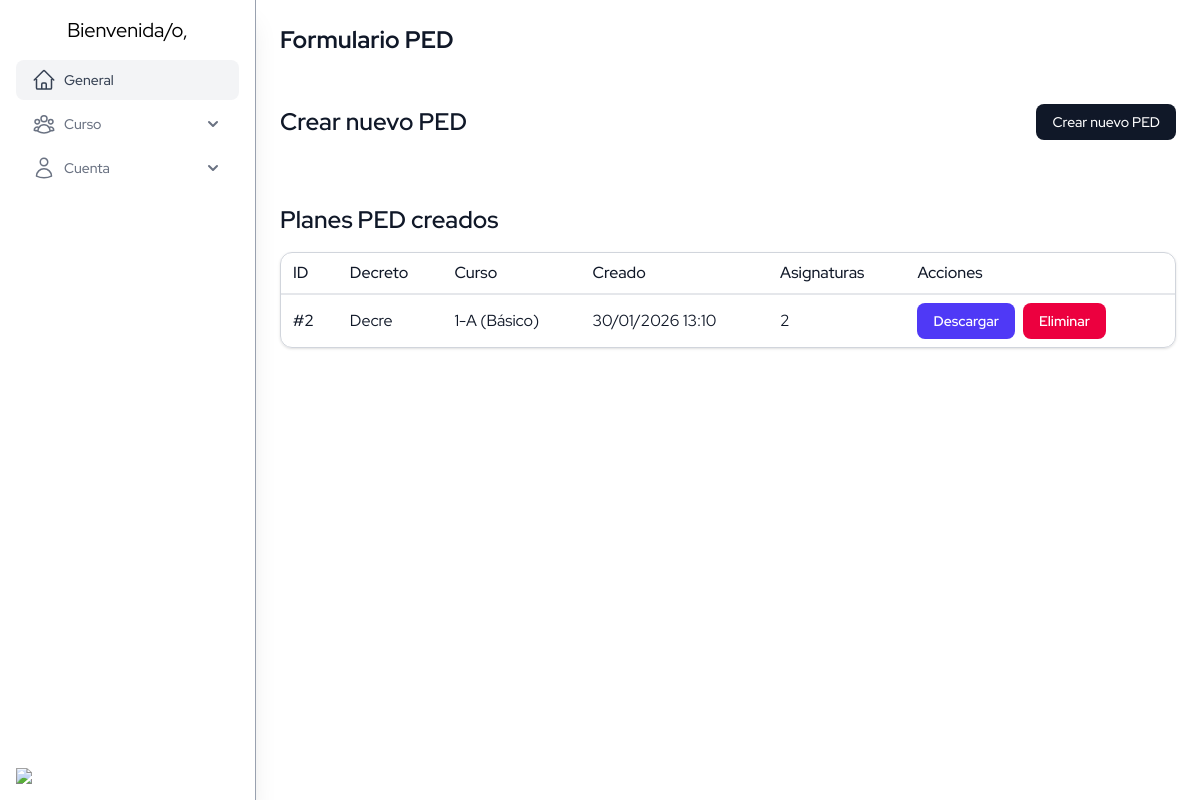
Screenshot of /ped/formulario/ with the database file from the repository.
### ped/models.py (models this page shows, shortened)
class PlanEvaluacion(models.Model):
    decreto = models.ForeignKey(
        Decreto,
        on_delete=models.PROTECT,
        related_name='planes'
    )
    curso = models.ForeignKey(
        Curso,
        on_delete=models.PROTECT,
        related_name='planes_evaluacion',
        null=True,
        blank=True
    )
    objetivo_general = models.TextField(blank=True)
    creado_en = models.DateTimeField(auto_now_add=True)
    actualizado_en = models.DateTimeField(auto_now=True)

class Decreto(models.Model):
    nombre = models.CharField(max_length=150)

### core/models.py (models this page shows, shortened)
class DateTime(models.Model):
    created_at = models.DateTimeField(auto_now_add=True)
    updated_at = models.DateTimeField(auto_now=True)
    class Meta:
        abstract = True

class Curso(DateTime):
    level = models.CharField(max_length=10, choices=Nivel.choices, default=Nivel.BASIC)
    name = models.CharField(max_length=25)
    sala_id = models.ForeignKey(
        Sala, on_delete=models.CASCADE, related_name="sala", null=True
    )

### ped/views.py (the view, shortened to what this page needs)
# urls.py: path("formulario/", views.formulario_view, name="formulario"),
def formulario_view(request):
    decretos = Decreto.objects.all()
    asignaturas = Asignatura.objects.prefetch_related('ejes').all()
    cursos = Curso.objects.all().order_by('name')
    selected_asignaturas = []
    selected_decreto = None
    selected_curso = None
    errors = []
    form_values = request.POST if request.method == "POST" else {}
    planes = PlanEvaluacion.objects.select_related('decreto', 'curso').prefetch_related(
        'plan_asignaturas__asignatura',
        'plan_asignaturas__plan_ejes__eje',
        'objetivos_generales',
    ).order_by('-creado_en')
    context = {
        "page_title": "Formulario PED",
        "decretos": decretos,
        "asignaturas": asignaturas,
        "cursos": cursos,
        "selected_asignaturas": selected_asignaturas,
        "selected_decreto": selected_decreto,
        "selected_curso": selected_curso,
        "errors": errors,
        "form_values": form_values,
        "planes": planes,
        "form_expanded": request.method == "POST" or bool(selected_asignaturas) or bool(errors),
    }
    return render(request, "ped/formulario.html", context)

### core/a.py (called while the page is built)
def estudiantes_global(request):
    student = Estudiante.objects.all()
    users = User.objects.filter(role="TEACHER")
    return {
        'estudiantes': student,
        'users': users
    }

### ped/templatetags/ped_extras.py (called while the page is built)
@register.filter(name="get_value")
def get_value(data, key):
    if not key:
        return ""
    getter = getattr(data, "get", None)
    if callable(getter):
        return getter(key, "")
    if isinstance(data, dict):
        return data.get(key, "")
    return ""

@register.simple_tag(name="field_name")
def field_name(prefix, identifier):
    return f"{prefix}{identifier}"

@register.simple_tag(name="checked_option")
def checked_option(form_data, field_name, value):
    str_value = str(value)
    values = []
    getlist = getattr(form_data, "getlist", None)
    if callable(getlist):
        values = [str(v) for v in getlist(field_name)]
    elif isinstance(form_data, dict):
        current = form_data.get(field_name)
        if isinstance(current, (list, tuple)):
            values = [str(v) for v in current]
        elif current is not None:
            values = [str(current)]
    return str_value in values

### ped/templates/ped/formulario.html (shortened to what this page needs)
{% extends 'base.html' %}
{% load ped_extras %}
{% block content %}
<h1 class="mb-4 text-2xl font-bold text-gray-900 dark:text-white">{{ page_title }}</h1>
<section class="mt-8 flex flex-col">
    <div class="mb-4 flex items-center justify-between">
        <h2 class="text-2xl font-semibold text-gray-900 dark:text-white">Crear nuevo PED</h2>
        <button type="button" id="toggle-formulario" class="block rounded-lg bg-gray-900 px-4 py-2 text-sm font-medium text-white transition hover:bg-gray-800 dark:bg-gray-600 dark:hover:bg-gray-700">
        </button>
    </div>
</section>
<section class="mt-12 flex flex-col">
    <h2 class="mb-4 text-2xl font-semibold text-gray-900 dark:text-white">Planes PED creados</h2>
    {% if planes %}
    <div class="max-h-100 overflow-x-auto rounded-xl border border-gray-300 shadow-sm dark:border-gray-600">
        <table class="min-w-full divide-y-2 divide-gray-200 dark:divide-gray-700">
            <thead class="text-left">
                <tr class="*:font-medium *:text-gray-900 dark:*:text-white">
                    <th class="px-3 py-2 whitespace-nowrap">ID</th>
                    <th class="px-3 py-2 whitespace-nowrap">Decreto</th>
                    <th class="px-3 py-2 whitespace-nowrap">Curso</th>
                    <th class="px-3 py-2 whitespace-nowrap">Creado</th>
                    <th class="px-3 py-2 whitespace-nowrap">Asignaturas</th>
                    <th class="px-3 py-2 whitespace-nowrap">Acciones</th>
                </tr>
            </thead>
            <tbody class="divide-y divide-gray-200 dark:divide-gray-700 dark:bg-gray-900">
                {% for plan in planes %}
                <tr class="*:text-gray-900 *:first:font-medium dark:*:text-white">
                    <td class="px-3 py-2 whitespace-nowrap">#{{ plan.id }}</td>
                    <td class="px-3 py-2 whitespace-nowrap">{{ plan.decreto.nombre }}</td>
                    <td class="px-3 py-2 whitespace-nowrap">
                        {% if plan.curso %}
                            {{ plan.curso.name }} ({{ plan.curso.get_level_display }})
                        {% else %}
                            Sin curso
                        {% endif %}
                    </td>
                    <td class="px-3 py-2 whitespace-nowrap">{{ plan.creado_en|date:"d/m/Y H:i" }}</td>
                    <td class="px-3 py-2 whitespace-nowrap">{{ plan.plan_asignaturas.count }}</td>
                    <td class="px-3 py-2 whitespace-nowrap">
                        <div class="flex flex-wrap gap-2">
                            <a class="inline-block rounded-lg bg-indigo-600 px-4 py-2 text-sm font-semibold text-white hover:bg-indigo-700"
                                href="{% url 'ped:plan_pdf' plan.id %}" download>
                                Descargar
                            </a>
                            <form method="post" action="{% url 'ped:plan_eliminar' plan.id %}" class="inline">
                                <button type="submit"
                                    class="inline-flex items-center rounded-lg bg-rose-600 px-4 py-2 text-sm font-semibold text-white hover:bg-rose-700"
                                    onclick="return confirm('¿Seguro que deseas eliminar el Plan #{{ plan.id }}?');">
                                    Eliminar
                                </button>
                            </form>
                        </div>
                    </td>
                </tr>
                {% endfor %}
            </tbody>
        </table>
    </div>
    {% else %}
    <p class="text-sm text-gray-600 dark:text-gray-300">No se han creado planes de evaluación todavía.</p>
    {% endif %}
</section>
{% endblock %}

### templates/base.html (style rules this page uses)
body { font-family: 'Red Hat Display', sans-serif; }

### rows the page displays
PlanEvaluacion: id "2", decreto.nombre "Decre", curso.name "1-A", curso.level "Básico", creado_en "30/01/2026 13:10", plan_asignaturas.count "2"

### other values shown
{{ page_title }} "Formulario PED"
